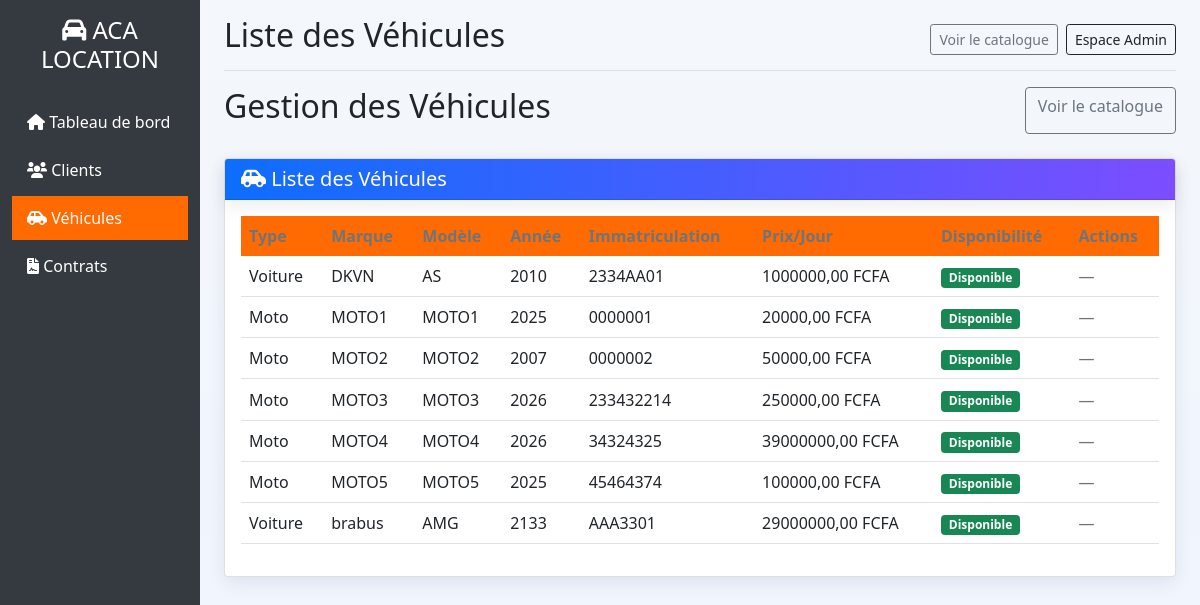
The app's page /vehicules/, older data.
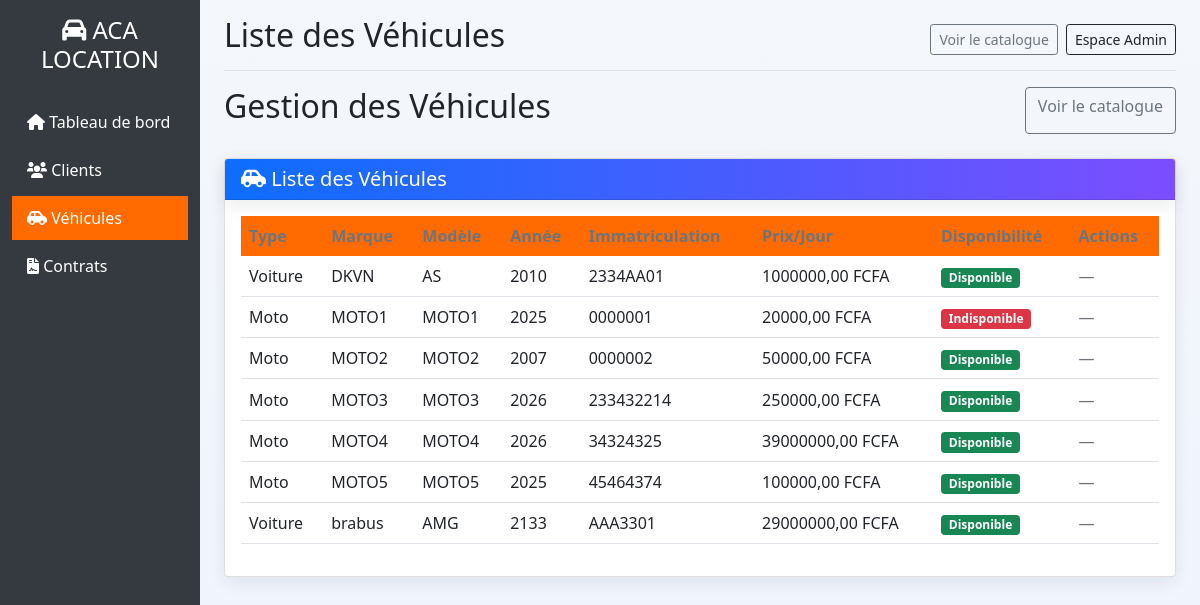
The same page, newer data.
### gestion/models.py (models this page shows, shortened)
class Vehicule(models.Model):
    TYPE_VEHICULE = [
        ('voiture', 'Voiture'),
        ('moto', 'Moto'),
    ]
    type_vehicule = models.CharField(max_length=20, choices=TYPE_VEHICULE)
    marque = models.CharField(max_length=100)
    modele = models.CharField(max_length=100)
    annee = models.IntegerField()
    immatriculation = models.CharField(max_length=20, unique=True)
    prix_journalier = models.DecimalField(max_digits=10, decimal_places=2, validators=[MinValueValidator(0)])
    cylindree = models.IntegerField(blank=True, null=True)
    nombre_portes = models.IntegerField(blank=True, null=True)
    disponible = models.BooleanField(default=True)
    image = models.ImageField(upload_to='vehicules/', blank=True, null=True)
    date_ajout = models.DateTimeField(auto_now_add=True)
    class Meta:
        verbose_name = "Véhicule"
        verbose_name_plural = "Véhicules"
        ordering = ['-date_ajout']
    class Meta:
        verbose_name = "Véhicule"
        verbose_name_plural = "Véhicules"

### gestion/views.py (the view)
# urls.py: path('vehicules/', views.liste_vehicules, name='liste_vehicules'),
def liste_vehicules(request):
    vehicules = Vehicule.objects.all().order_by('marque')
    return render(request, 'gestion/vehicules/liste.html', {'vehicules': vehicules})

### gestion/templates/gestion/vehicules/liste.html (shortened to what this page needs)
{% extends 'gestion/base.html' %}
{% block page_title %}Liste des Véhicules{% endblock %}
{% block content %}
    <div class="d-flex justify-content-between mb-4">
    <h2>Gestion des Véhicules</h2>
    {% if request.user.is_staff %}
    <a href="{% url 'ajouter_vehicule' %}" class="btn btn-primary-custom">
        <i class="fas fa-car-side"></i> Nouveau Véhicule
    </a>
    {% else %}
    <a href="/catalogue/" class="btn btn-outline-secondary">Voir le catalogue</a>
    {% endif %}
</div>
<div class="card">
    <div class="card-header bg-primary-custom text-white">
        <h5 class="mb-0"><i class="fas fa-car-side"></i> Liste des Véhicules</h5>
    </div>
    <div class="card-body">
        {% if vehicules %}
        <div class="table-responsive">
            <table class="table table-striped">
                <thead>
                    <tr>
                        <th>Type</th>
                        <th>Marque</th>
                        <th>Modèle</th>
                        <th>Année</th>
                        <th>Immatriculation</th>
                        <th>Prix/Jour</th>
                        <th>Disponibilité</th>
                        <th>Actions</th>
                    {% for vehicule in vehicules %}
                    <tr>
                        <td>{{ vehicule.get_type_vehicule_display }}</td>
                        <td>{{ vehicule.marque }}</td>
                        <td>{{ vehicule.modele }}</td>
                        <td>{{ vehicule.annee }}</td>
                        <td>{{ vehicule.immatriculation }}</td>
                        <td>{{ vehicule.prix_journalier }} FCFA</td>
                        <td>
                            <span class="badge bg-{% if vehicule.disponible %}success{% else %}danger{% endif %}">
                                {{ vehicule.disponible|yesno:"Disponible,Indisponible" }}
                            </span>
                        </td>
                        <td>
                            {% if request.user.is_staff %}
                            <a href="{% url 'modifier_vehicule' vehicule.id %}" class="btn btn-sm btn-outline-warning">
                                <i class="fas fa-edit"></i>
                            </a>
                            {% else %}
                            <span class="text-muted">—</span>
                            {% endif %}
                        </td>
                    </tr>
                    {% endfor %}
            </table>
        </div>
        {% endif %}
    </div>
</div>
{% endblock %}

Row changes from the older to the newer data that the page shows:
changed Vehicule "MOTO1": disponible "Disponible" → "Indisponible"
